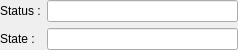
<?xml version="1.0" encoding="UTF-8"?>
<ui version="4.0">
 <class>QUaModbusClientWidgetStatus</class>
 <widget class="QWidget" name="QUaModbusClientWidgetStatus">
  <property name="geometry">
   <rect>
    <x>0</x>
    <y>0</y>
    <width>238</width>
    <height>46</height>
   </rect>
  </property>
  <property name="windowTitle">
   <string>Form</string>
  </property>
  <layout class="QFormLayout" name="formLayout">
   <property name="leftMargin">
    <number>0</number>
   </property>
   <property name="topMargin">
    <number>0</number>
   </property>
   <property name="rightMargin">
    <number>0</number>
   </property>
   <property name="bottomMargin">
    <number>0</number>
   </property>
   <item row="0" column="0">
    <widget class="QLabel" name="labelStatus">
     <property name="sizePolicy">
      <sizepolicy hsizetype="Fixed" vsizetype="Preferred">
       <horstretch>0</horstretch>
       <verstretch>0</verstretch>
      </sizepolicy>
     </property>
     <property name="text">
      <string>Status :</string>
     </property>
    </widget>
   </item>
   <item row="0" column="1">
    <widget class="QLineEdit" name="lineEditStatus">
     <property name="readOnly">
      <bool>true</bool>
     </property>
    </widget>
   </item>
   <item row="1" column="0">
    <widget class="QLabel" name="labelState">
     <property name="sizePolicy">
      <sizepolicy hsizetype="Fixed" vsizetype="Preferred">
       <horstretch>0</horstretch>
       <verstretch>0</verstretch>
      </sizepolicy>
     </property>
     <property name="text">
      <string>State :</string>
     </property>
    </widget>
   </item>
   <item row="1" column="1">
    <widget class="QLineEdit" name="lineEditState">
     <property name="readOnly">
      <bool>true</bool>
     </property>
    </widget>
   </item>
  </layout>
 </widget>
 <resources/>
 <connections/>
</ui>
